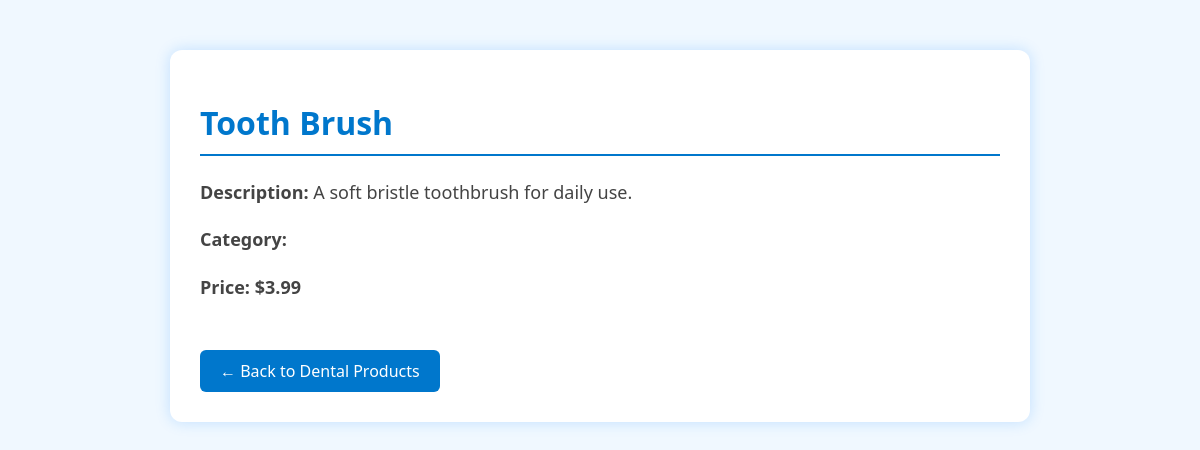
Screenshot of /doctors/dental/1/ with the database file from the repository.
### doctors/models.py (models this page shows, shortened)
class DentalProduct(models.Model):
    name = models.CharField(max_length=200)
    description = models.TextField()
    price = models.DecimalField(max_digits=10, decimal_places=2)
    image = models.ImageField(upload_to='dental_products/', null=True, blank=True)

### doctors/views.py (the view)
# urls.py: path('dental/<int:pk>/', views.dental_detail, name='dental_detail'),
def dental_detail(request, pk):
    product = get_object_or_404(DentalProduct, pk=pk)
    return render(request, 'doctors/dental_detail.html', {'product': product})

### templates/doctors/dental_detail.html (shortened to what this page needs)
<!DOCTYPE html>
<html lang="en">
<head>
</head>
<body>
    <div class="container">
        <h1>{{ product.name }}</h1>
        <div class="product-info">
            <p><strong>Description:</strong> {{ product.description }}</p>
            <p><strong>Category:</strong> {{ product.category }}</p>
            <p class="price">Price: ${{ product.price }}</p>
        </div>
        <a class="back-link" href="{% url 'dental_products' %}">← Back to Dental Products</a>
    </div>
</body>
</html>

### templates/doctors/dental_detail.html (style rules this page uses)
body { font-family: 'Segoe UI', sans-serif; background-color: #f0f8ff; margin: 0; padding: 0; }
.container { max-width: 800px; margin: 50px auto; background-color: #ffffff; padding: 30px; border-radius: 12px; box-shadow: 0 0 15px rgba(0, 128, 255, 0.2); }
h1 { color: #0077cc; border-bottom: 2px solid #0077cc; padding-bottom: 10px; }
.product-info { margin-top: 20px; }
.product-info p { font-size: 18px; color: #444; line-height: 1.6; }
.price { font-size: 24px; font-weight: bold; color: #28a745; margin-top: 20px; }
.back-link { display: inline-block; margin-top: 30px; padding: 10px 20px; background-color: #0077cc; color: #fff; text-decoration: none; border-radius: 6px; transition: background-color 0.3s ease; }

### rows the page displays
DentalProduct: name "Tooth Brush", description "A soft bristle toothbrush for daily use.", price "3.99"
